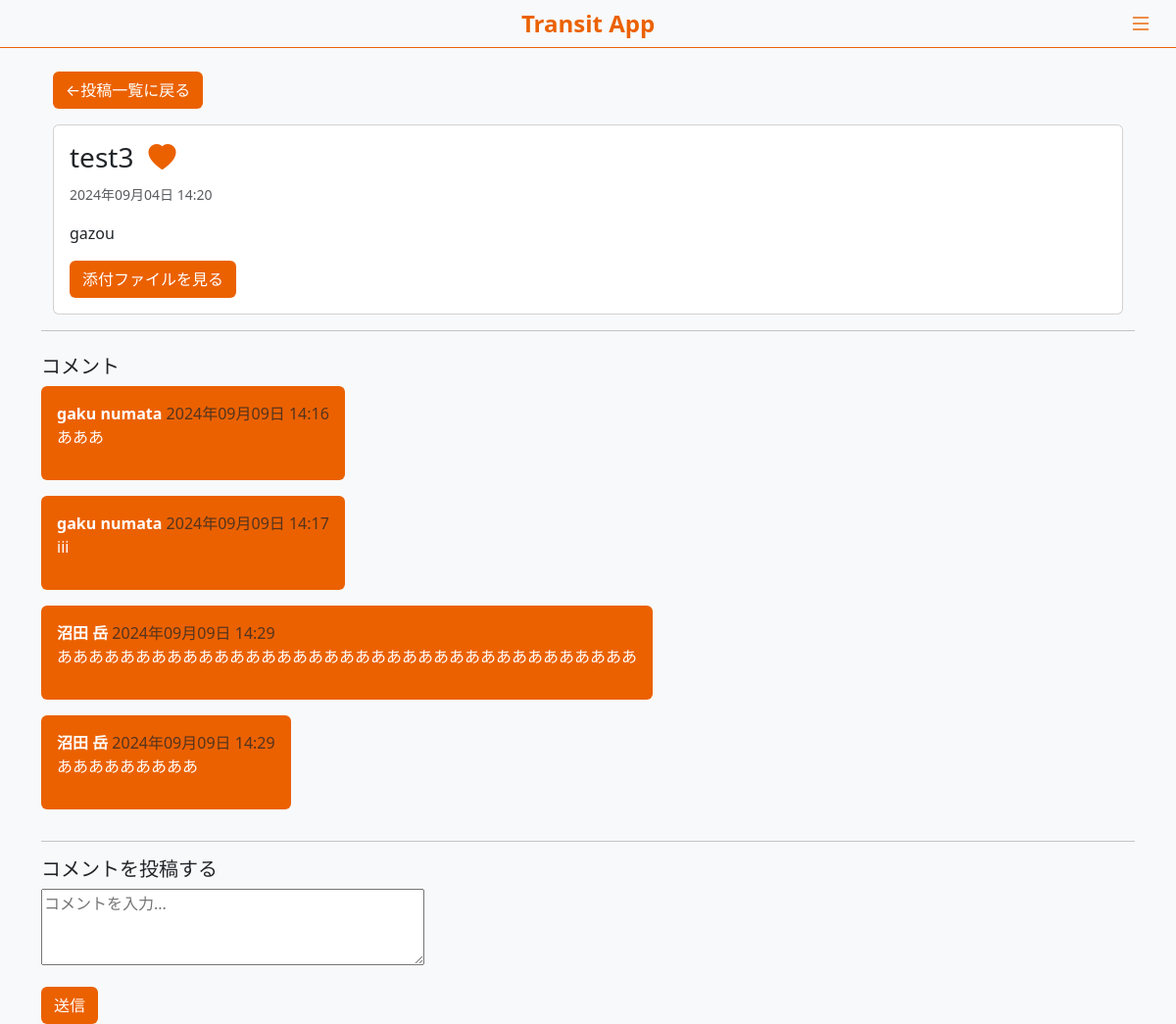
The page /post/test3/ (signed in) on the database as committed earlier.
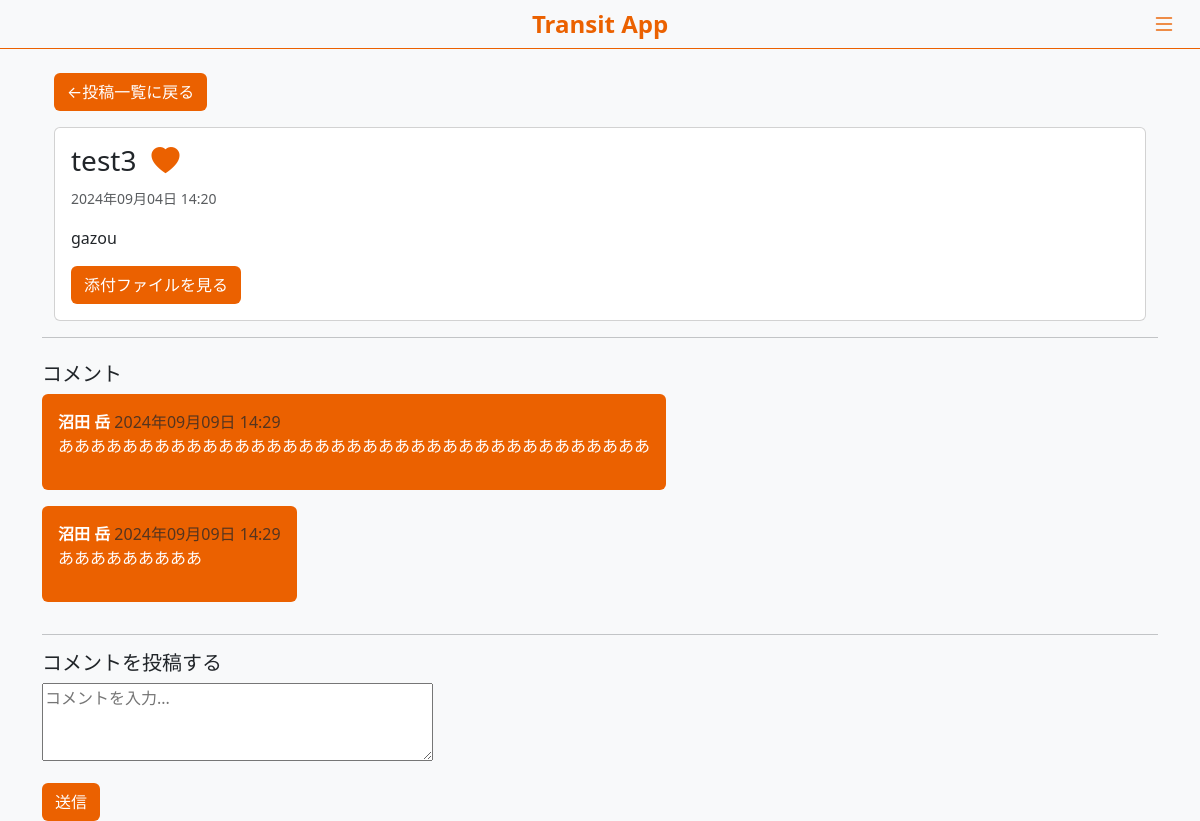
The same page on the database as committed later.
### accounts/models.py (models this page shows, shortened)
class Comment(models.Model):
    post = models.ForeignKey(Post, on_delete=models.CASCADE, related_name='comments')
    user = models.ForeignKey(User, on_delete=models.CASCADE)
    content = models.TextField()
    created_at = models.DateTimeField(auto_now_add=True)
    reply = models.TextField(blank=True, null=True)
    replied_at = models.DateTimeField(blank=True, null=True)

### accounts/views.py (the view)
# urls.py: path('post/<slug:slug>/', views.post_detail, name='post_detail'),
@login_required
def post_detail(request, slug):
    post = get_object_or_404(Post, slug=slug)
    if request.user not in post.read_by.all():
        post.read_by.add(request.user)
    comments = post.comments.all()
    if request.method == 'POST':
        form = CommentForm(request.POST)
        if form.is_valid():
            comment = form.save(commit=False)
            comment.post = post
            comment.user = request.user
            comment.save()
            return redirect('post_detail', slug=post.slug)
    else:
        form = CommentForm()
    if post.new_comment:
        post.new_comment = False
        post.save()
    context = {
        'post': post,
        'decoded_file_url': decode_filename(post.attached_file.url) if post.attached_file else None,
        'comments': post.comments.all(),
        'form': form,
    }
    return render(request, 'accounts/post_detail.html', context)

### accounts/forms.py
class CommentForm(forms.ModelForm):
    class Meta:
        model = Comment
        fields = ['content']
        widgets = {
            'content': forms.Textarea(attrs={'rows': 3, 'placeholder': 'コメントを入力...'})
        }
        labels = {
            'content': '',
        }

### accounts/utils.py (called while the page is built)
def decode_filename(file_url):
    return unquote(file_url)

### accounts/templates/accounts/post_detail.html (shortened to what this page needs)
{% extends 'accounts/base.html' %}
{% block detail %}
    <div class="container mt-4">
        <a href="{% url 'index' %}" class="btn btn-eb6100 mb-3">←投稿一覧に戻る</a>
        <div class="card">
            <div class="card-body">
                <h3 class="card-title">{{ post.title }}<i id="like-icon" class="bi {% if user in post.likes.all %}bi-heart-fill{% else %}bi-heart{% endif %}"
                    style="cursor: pointer; color: #eb6100"
                    data-post-slug="{{ post.slug }}">
                </i></h3>
                <p class="card-text"><small class="text-muted">{{ post.created_at|date:"Y年m月d日 H:i" }}</small></p>
                <p class="card-text">{{ post.content }}</p>
                {% if post.attached_file %}
                    <div class="mt-3">
                        <a href="{{ decoded_file_url }}" class="btn btn-eb6100">添付ファイルを見る</a>
                    </div>
                {% endif %}
            </div>
        </div>
    </div>
    <hr>
    <div class="comments-section mt-4">
        <h5>コメント</h5>
        <div>
            {% for comment in comments %}
            <div class="comment-bubble text-white bg-eb6100 p-3 mb-3 rounded float-start">
                <strong>{{ comment.user.first_name }} {{ comment.user.last_name }}</strong>
                <span class="text-muted">{{ comment.created_at|date:"Y年m月d日 H:i" }}</span>
                <p>{{ comment.content }}</p>
            </div>
            {% endfor %}
        </div>
        <div class="clearfix"></div>
        <hr>
        <h5>コメントを投稿する</h5>
        <form method="post">
            {{ form.as_p }}
            <button type="submit" class="btn btn-eb6100">送信</button>
        </form>
    </div>
{% endblock detail%}

Rows that differ between the two databases and show on the page:
removed Comment: user.first_name "gaku", user.last_name "numata", created_at "2024年09月09日 14:16", content "あああ"
removed Comment: user.first_name "gaku", user.last_name "numata", created_at "2024年09月09日 14:17", content "iii"
